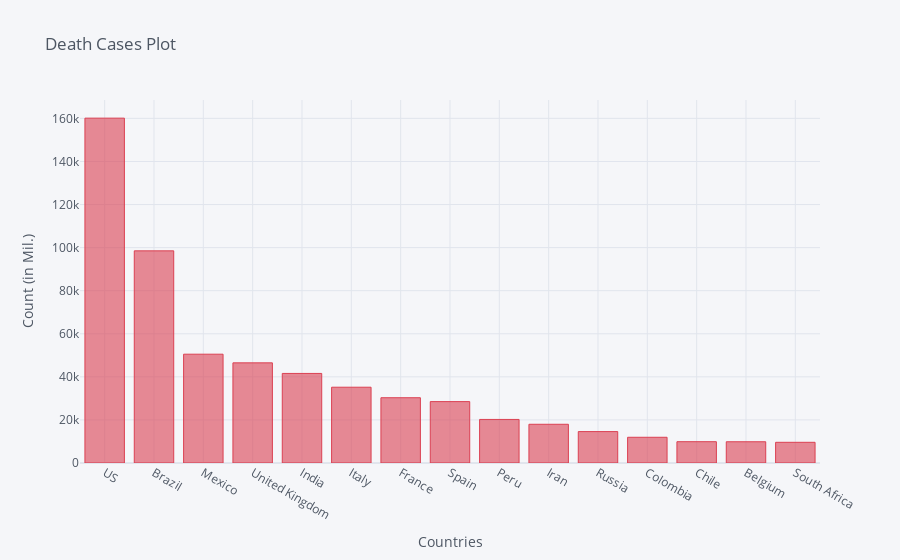

The notebook cell saved with this chart:
### Code cell
death_df2_plot.iplot(kind='bar', x='Country/Region', y='8/6/20',color='red',
                    title='Death Cases Plot',xTitle='Countries',yTitle='Count (in Mil.)')

### Figure 1 — Plotly figure (JSON) as saved in the notebook; plotly's stock layout.template omitted (floating-point values rounded to 4 significant figures)
{"data": [{"marker": {"color": "rgba(219, 64, 82, 0.6)", "line": {"color": "rgba(219, 64, 82, 1.0)", "width": 1}}, "name": "8/6/20", "orientation": "v", "text": "", "type": "bar", "x": ["US", "Brazil", "Mexico", "United Kingdom", "India", "Italy", "France", "Spain", "Peru", "Iran", "Russia", "Colombia", "Chile", "Belgium", "South Africa"], "y": [160104, 98493, 50517, 46498, 41585, 35187, 30308, 28500, 20228, 17976, 14579, 11939, 9889, 9861, 9604]}], "layout": {"legend": {"bgcolor": "#F5F6F9", "font": {"color": "#4D5663"}}, "paper_bgcolor": "#F5F6F9", "plot_bgcolor": "#F5F6F9", "title": {"font": {"color": "#4D5663"}, "text": "Death Cases Plot"}, "xaxis": {"gridcolor": "#E1E5ED", "showgrid": true, "tickfont": {"color": "#4D5663"}, "title": {"font": {"color": "#4D5663"}, "text": "Countries"}, "zerolinecolor": "#E1E5ED"}, "yaxis": {"gridcolor": "#E1E5ED", "showgrid": true, "tickfont": {"color": "#4D5663"}, "title": {"font": {"color": "#4D5663"}, "text": "Count (in Mil.)"}, "zerolinecolor": "#E1E5ED"}}}
